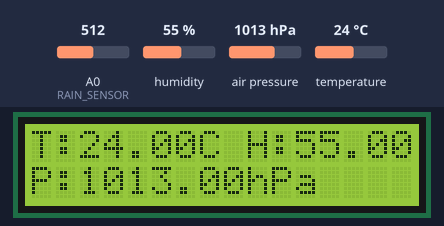
This sketch was run on a simulated ESP8266 (NodeMCU). On the bench: 16×2 character LCD. Inputs (shaded band) come from the test bench; at power-on: air pressure 1013 hPa, humidity 55 %, temperature 24 °C, A0 (RAIN_SENSOR) = 512. WiFi joins after 1.5 s; servers stay silent unless stated; what the sketch prints to the serial monitor is not drawn.

Above: at 2.7 s.
2.8 s: air pressure set to 952 hPa
At 4.8 s:
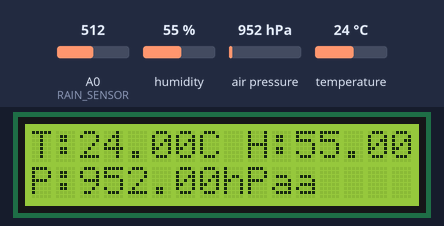
5.8 s: humidity set to 22 %
At 7.1 s:
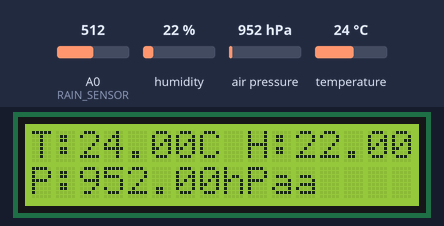
8.8 s: temperature set to 12 °C
At 11.8 s:
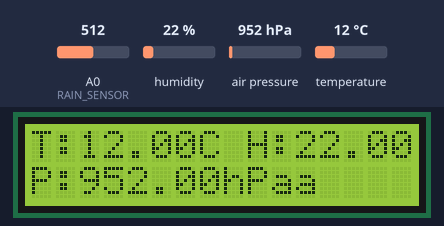
12.1 s: air pressure set to 975 hPa
At 14.1 s:
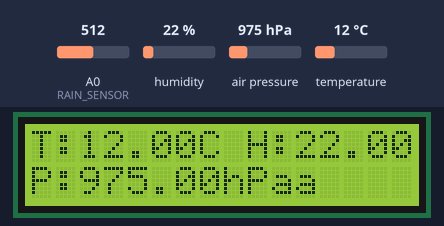
15.1 s: humidity set to 40 %
At 18.5 s:
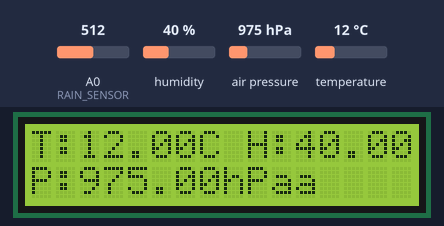
18.8 s: air pressure set to 1000 hPa
At 19.9 s:
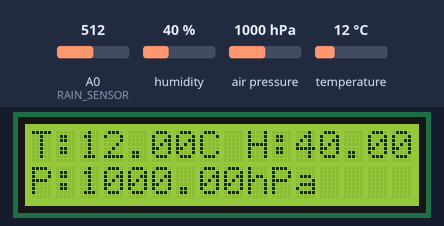
Timing chart, 0 to 21.8 s (numbered marks = the images above; inputs shaded):
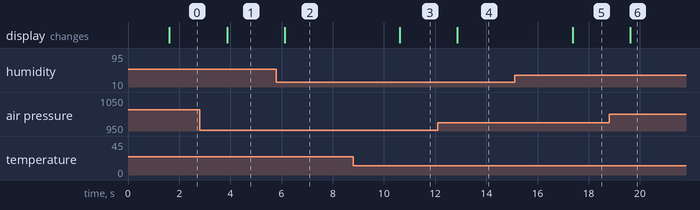

The sketch:

weather_predictor.ino
```cpp
#include <Wire.h>
#include <Adafruit_BMP085.h>
#include <DHT.h>
#include <LiquidCrystal_I2C.h>
#include <ESP8266WiFi.h>

// Hardware Config
#define DHTPIN D4
#define DHTTYPE DHT11
#define RAIN_SENSOR A0

// ThingSpeak Config
const char* ssid = "mmm";
const char* password = "123456789";
const char* server = "api.thingspeak.com";
String apiKey = "2ILFSOB3VVA5D69A";
String channelID = "3003731";

// Initialize Sensors/LCD
DHT dht(DHTPIN, DHTTYPE);
Adafruit_BMP085 bmp;
LiquidCrystal_I2C lcd(0x27, 16, 2); // I2C address 0x27 for 16x2 LCD

void setup() {
  Serial.begin(115200);
  dht.begin();
  bmp.begin();
  lcd.init();
  lcd.backlight();

  // Connect to WiFi
  WiFi.begin(ssid, password);
  while (WiFi.status() != WL_CONNECTED) {
    delay(500);
    Serial.print(".");
  }
  Serial.println("WiFi connected");
}

void loop() {

  // Read Sensors
  float temp = dht.readTemperature();      // °C
  float humidity = dht.readHumidity();     // %
  float pressure = bmp.readPressure() / 100.0; // hPa
  float rain = analogRead(RAIN_SENSOR);    // 0-1023 (higher = drier)

  // Display on LCD
  lcd.setCursor(0, 0);
  lcd.print("T:" + String(temp) + "C H:" + String(humidity) + "%");
  lcd.setCursor(0, 1);
  lcd.print("P:" + String(pressure) + "hPa");

  // Send to ThingSpeak
  sendToThingSpeak(temp, humidity, pressure, rain);

  // Fetch ML Prediction (every 10 minutes)
  static unsigned long lastPredictionTime = 0;
  if (millis() - lastPredictionTime > 600000) {
    fetchPrediction();
    lastPredictionTime = millis();
  }

  delay(2000); // Wait 2 sec between readings
}

// Send data to ThingSpeak
void sendToThingSpeak(float temp, float humidity, float pressure, float rain) {
  WiFiClient client;
  if (client.connect(server, 80)) {
    String postStr = apiKey;
    postStr += "&field1=" + String(temp);
    postStr += "&field2=" + String(humidity);
    postStr += "&field3=" + String(pressure);
    postStr += "&field4=" + String(rain);
    postStr += "\r\n\r\n";

    client.print("POST /update HTTP/1.1\n");
    client.print("Host: api.thingspeak.com\n");
    client.print("Connection: close\n");
    client.print("X-THINGSPEAKAPIKEY: " + apiKey + "\n");
    client.print("Content-Type: application/x-www-form-urlencoded\n");
    client.print("Content-Length: ");
    client.print(postStr.length());
    client.print("\n\n");
    client.print(postStr);
  }
  client.stop();
}

// Fetch ML prediction from ThingSpeak (Field 5)
void fetchPrediction() {
  WiFiClient client;
  if (client.connect(server, 80)) {
    client.print("GET /channels/" + channelID + "/fields/5/last.txt HTTP/1.1\n");
    client.print("Host: api.thingspeak.com\n");
    client.print("Connection: close\n\n");

    delay(500);
    String response = client.readString();
    int prediction = response.charAt(response.length() - 1) - '0'; // Get last char (0 or 1)

    lcd.setCursor(12, 1);
    lcd.print("Rain:" + String(prediction == 1 ? "Y" : "N"));
  }
  client.stop();
}
```

Measured:
- after the input at 2.8 s, the display: changes after 1.1 s (image 1)
- after the input at 5.8 s, the display: changes after 0.32 s (image 2)
- after the input at 8.8 s, the display: changes after 1.8 s (image 3)
- after the input at 12.1 s, the display: changes after 0.77 s (image 4)
- after the input at 15.1 s, the display: changes after 2.3 s (image 5)
- after the input at 18.8 s, the display: changes after 0.82 s (image 6)
